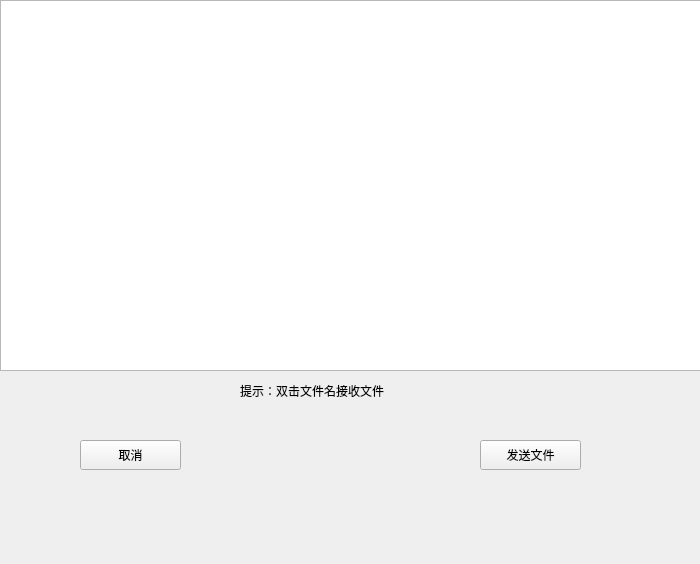
<?xml version="1.0" encoding="UTF-8"?>
<ui version="4.0">
 <class>FileMenu</class>
 <widget class="QWidget" name="FileMenu">
  <property name="geometry">
   <rect>
    <x>0</x>
    <y>0</y>
    <width>700</width>
    <height>564</height>
   </rect>
  </property>
  <property name="windowTitle">
   <string>Form</string>
  </property>
  <widget class="QListView" name="fileList">
   <property name="geometry">
    <rect>
     <x>0</x>
     <y>0</y>
     <width>701</width>
     <height>371</height>
    </rect>
   </property>
  </widget>
  <widget class="QPushButton" name="cancelbtn">
   <property name="geometry">
    <rect>
     <x>80</x>
     <y>440</y>
     <width>101</width>
     <height>30</height>
    </rect>
   </property>
   <property name="text">
    <string>取消</string>
   </property>
  </widget>
  <widget class="QPushButton" name="choseFile">
   <property name="geometry">
    <rect>
     <x>480</x>
     <y>440</y>
     <width>101</width>
     <height>30</height>
    </rect>
   </property>
   <property name="text">
    <string>发送文件</string>
   </property>
  </widget>
  <widget class="QLabel" name="label">
   <property name="geometry">
    <rect>
     <x>240</x>
     <y>380</y>
     <width>251</width>
     <height>21</height>
    </rect>
   </property>
   <property name="text">
    <string>提示：双击文件名接收文件</string>
   </property>
   <property name="textFormat">
    <enum>Qt::TextFormat::PlainText</enum>
   </property>
   <property name="wordWrap">
    <bool>false</bool>
   </property>
  </widget>
 </widget>
 <resources/>
 <connections/>
</ui>
